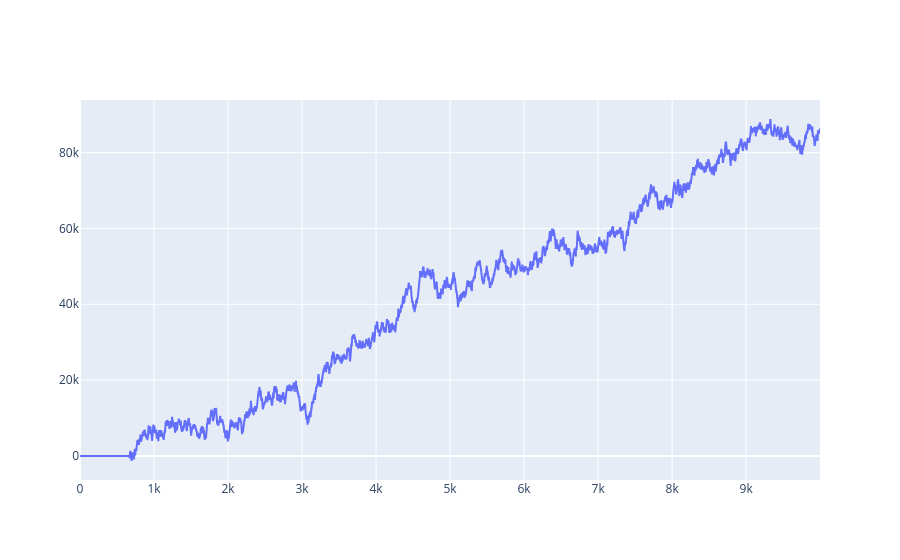

Notebook code cell kept with this figure:
### Code cell
opt.sort(key=lambda x: x['pnl'][-1], reverse=True)
top_3_pnl = opt[:3]
pnl_graph = top_3_pnl[0]['pnl']

fig = go.Figure()
fig.add_trace(go.Scatter(x=spread_market.index, y=pnl_graph, mode='lines', name='PnL'))
fig.show()

### Figure 1 — Plotly figure (JSON) as saved in the notebook; plotly's stock layout.template omitted (floating-point values rounded to 4 significant figures; data arrays with more than 128 entries replaced by an {"elided": "..."} marker saying what was removed)
{"data": [{"mode": "lines", "name": "PnL", "type": "scatter", "x": {"elided": "10000 int values"}, "y": {"elided": "9999 float values"}}], "layout": {}}
